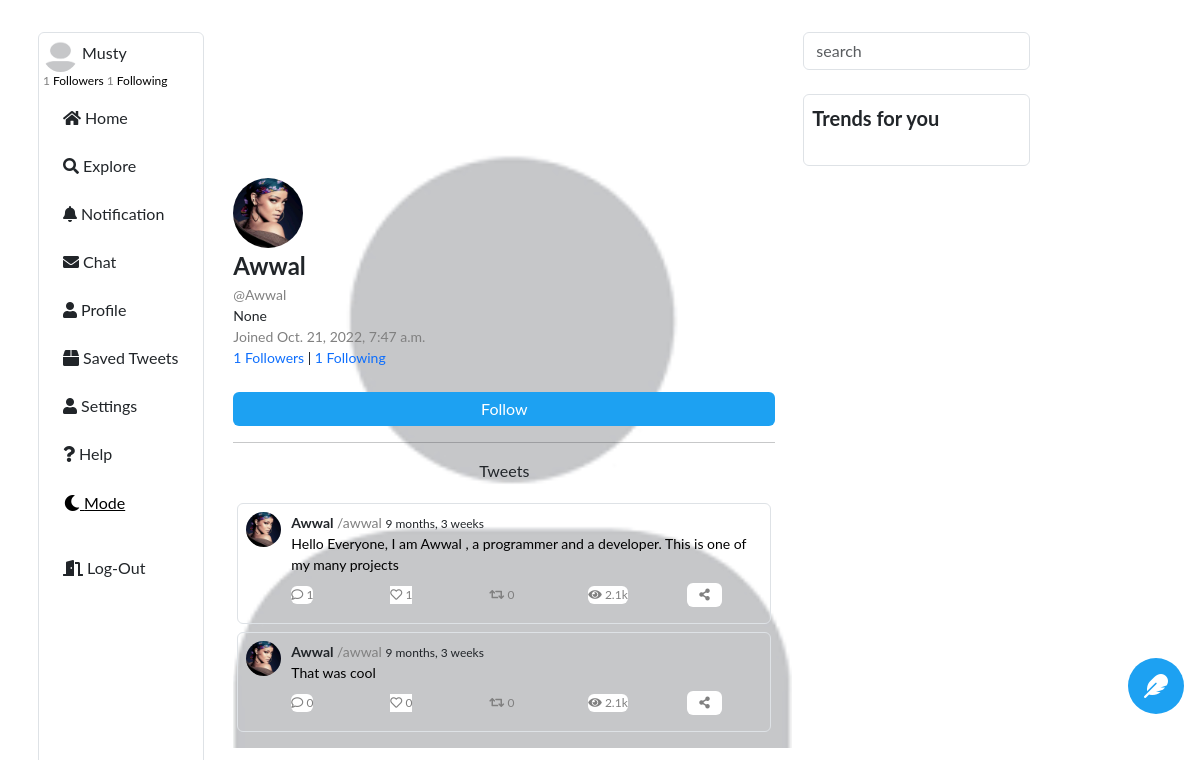
/1/prof (signed in), run on an earlier commit of the app's database.
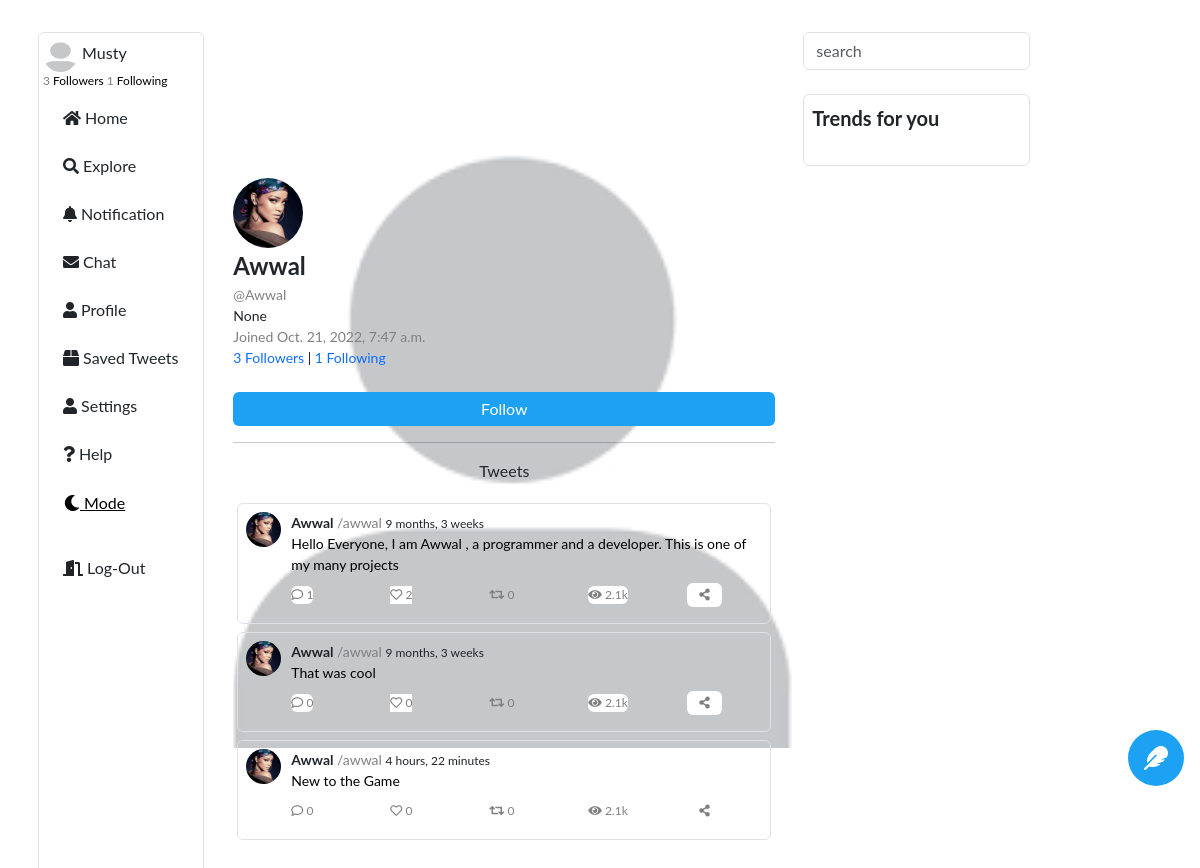
And on a later commit of the database.
### tweet/models.py (models this page shows, shortened)
class Profile(models.Model):
    user=models.OneToOneField(User, related_name='profile', on_delete=models.CASCADE)
    follower=models.ManyToManyField('self', related_name='follow', symmetrical=False, blank=True)
    date_joined=models.DateTimeField(auto_now_add=True, blank=True, null=True)
    bio=models.CharField(max_length=100, blank=True, null=True)
    location=models.CharField(max_length=100, blank=True, null=True)
    profile_photo=models.ImageField(upload_to='profileimage', default='profileimage/profile.png', null=True, blank=True)
    cover_photo=models.ImageField(upload_to='profileimage', null=True, blank=True)
    mode=models.CharField(max_length=100, default='white')
    def __str__(self):
        return self.user.username
    def get_absolute_url(self):
        return reverse('ProfileUrl', args=[self.id])

class Tweet(models.Model):
    profile=models.ForeignKey(Profile,related_name='tweet', on_delete=models.CASCADE, blank=True)
    date=models.DateTimeField(auto_now_add=True)
    body=models.TextField()
    like=models.ManyToManyField(Profile,related_name='liked', blank=True)
    comment=models.ForeignKey('self', related_name='tweet', null=True, blank=True, on_delete=models.CASCADE)
    views=models.ManyToManyField(Profile,related_name='viewed', blank=True)
    active=models.BooleanField(default=True)
    retweet=models.ManyToManyField(Profile,related_name='retweet', blank=True)
    def get_absolute_url(self):
        return reverse ('TweetDetailUrl', args=[self.id])

### tweet/views.py (the view)
# urls.py: path('<int:id>/prof', ProfileView, name='ProfileUrl'),
@login_required
def ProfileView(request, id):
    profile=Profile.objects.get(id=id)
    try:
        prof=Profile.objects.get(user__username=request.user)
    except:
        prof=''
    user=Profile.objects.get(user=request.user)
    tweets=Tweet.objects.filter(profile=profile)
    template='tweetTemplate/profile.html'
    context=dict(profile=profile, tweets=tweets, User=user, prof=prof)
    return render(request, template, context)

### template/tweetTemplate/profile.html (shortened to what this page needs)
{%extends 'base.html'%}
{%load static%}
{%block content%}
<div class='sz-14'>
{%if profile.cover_photo%}
<div class='' style='heiht:50%;boder:none' ><img class="container w-100" style="height:180px;object-fit:cover" src='{{profile.cover_photo.url}}'>
</div>
{%else%}
<div class='w-100 color-bg-p' style="height:150px"><img src="media/profile.png" alt='This user has no Cover Photo' style='background-color:black;color:white;text-align:center;font-weight:bold;font-size:16px;'>
</div>
{%endif%}
<div class='box' style='border:none'>
<img class='container p-0 rounded-circle' style='margin-top:-20px;width:70px;height:70px;object-fit:cover' src={{profile.profile_photo.url}}  />
<div class='sz-24 bold'>{{profile.user.username|title}}</div>
<div class='mesize color-t'>@{{profile.user.username|title}}</div>
<div class='mesize passie'>{{profile.bio}}</div>
<div class='desize color-t'>Joined {{profile.date_joined}}</div>
<div> <a href="{%url 'FollowerListUrl' profile.id %}" ><span class=' mesize passive'>{{profile.follower.count}} </span> Followers </a> | <a href="{%url 'FollowListUrl' profile.id %}" > <span class=' mesize passive'>{{profile.follow.count}}</span> Following  </a></div>
</div>
</div>
<br />
{%if profile.user == request.user %}
<a class='normal' href="{%url 'EditProfUrl'%}"><div class='lft ox bold center' style='color:#1DA1F2;coor:white;dispay:inline-block'>Edit Profile</div></a>
{%else%}
{%include 'tweetTemplate/follow.html' %}
{%endif%}
<hr>
<p class='insize box-border center sticky-top' style='z-index: 4;border:none;box-shadow:none' >Tweets</p>
{%include 'tweetTemplate/tweetbox.html'%}
{%endblock%}

### template/dropdown.html (shortened to what this page needs)
<div id="dropdown" class="animate__animated animate__slideInDown overflow-auto border rounded h-100 color-bg-white color-bg-dark-light m-0 p-3 p-md-1 sz-16 position-fixed" style="overlow:auto">
    {%if user.is_authenticated%}
    <img class='container p-0 rounded-circle' style='width:35px;height:35px;magin-t' src={{request.user.profile.profile_photo.url}}  />
        {{request.user}}
        <div class=''> <a class="col sz-12 color-black" href="{%url 'FollowerListUrl' request.user.profile.id%}" ><span class='sz-12 color-t' style=''>{{request.user.profile.follower.count}}</span> Followers </a><a href="{%url 'FollowListUrl' request.user.profile.id%}" class="col color-black sz-12"><span class='sz-12 color-t' style=''>{{request.user.profile.follow.count}}</span> Following  </a> </div>
        {%endif%}
        <div class="row m-2 py-2">
                <a class="navbar-brand" href="{%url 'TweetUrl'%}">
                <i class="fas fa-home">
                </i>
                <span class="">
                    Home
                </span>
            </a>
        </div>
        <div class="row m-2 py-2">
            <a class="navbar-brand" href="{%url 'TrendUrl'%}">
                <i class="fas fa-search">
                </i>
                <span class="">
                    Explore
                </span>
            </a>
        </div>
        <div class="row m-2 py-2">
            <a class="navbar-brand" href="{%url 'NotificationUrl' %}">
                <i class="fas fa-bell">
                </i>
                <span class="">
                    Notification
                </span>
            </a>
        </div>
        <div class="row m-2 py-2">
            <a class="navbar-brand" href="{%url 'chat' %}">
                <i class="fas fa-envelope">
                </i>
                <span class="">
                    Chat
                </span>
            </a>
        </div>
                <div class="row m-2 py-2">
                    <a href='{{request.user.profile.get_absolute_url}}' class='navbar-brand'>
                        <i class='fas fa-user'></i>
                        Profile
                    </a>
                </div>
                <div class='row m-2 py-2'>
                    <a href="{%url 'SaveUrl' %}" class='navbar-brand'>
                        <i class='fas fa-box pcolor'></i>
                        Saved Tweets
                    </a>
                </div>
                <div class='row m-2 py-2'>
                    <a href='' class='navbar-brand'>
                        <i class='fas fa-user pcolor'></i>
                        Settings
                    </a>
                </div>
                <div class='row m-2 py-2'>
                    <a href='' class='navbar-brand'>
                        <i class='fas fa-question pcolor'></i>
                        Help
                    </a>
                </div>
                <div class='row m-2 py-2'>
                <form method='GET' action="{%url 'ModeUrl' %}">
                    <button class='btn btn-link color-black p-0'  name='dark' value='{{request.path_info}}'>
                        <i class='fas fa-moon pcolor'></i>
                        Mode
                    </button>
                 </form>
                </div>
            {%if user.is_authenticated%}
                <div class="row m-2 py-2">
                    <a href="{%url 'account_logout'  %}" class='navbar-brand'>
                        <i class='fas fa-door-open pcolor'></i>
                        Log-Out
                    </a>
                </div>
          {%endif%}
    </div>

### template/tweetTemplate/tweetbox.html (shortened to what this page needs)
{%load custom_tags%}
<div class="row sz-14 m-1" id="tweetbox" style="">
  {%for tweet in tweets %}
    <div class="col-md-12 my-1 p-2 border rounded col-sm" id="twetbox" style="">
      <div class="row">
        <div class="col-2 col-md-1">
          <a href="{{tweet.profile.get_absolute_url}}">
            <img class="container rounded-circle p-0 m-0" loading="" src="{{tweet.profile.profile_photo.url}}" style="width:35px;height:35px;object-fit:cover"/>
          </a>
        </div>
        <div class="col">
          <div class="row ">
            <div class="col">
              <span class="bold sz-14">
                  {{tweet.profile|title}}
              </span>
              <a href="{{tweet.profile.get_absolute_url}}" >
                  <span class="color-t sz-14" style="">
                      /{{tweet.profile.user.username|lower}}
                  </span>
              </a>
              <span class="sz-12" style="">
                  {{tweet.date|timesince}}
              </span>
            </div>
          </div>
          <div class="sz-14" style="">
              <a class="color-black" href="{{tweet.get_absolute_url}}">
                  {{tweet.body|truncatechars:':280'}}
              </a>
          </div>
          <div class="row sz-12 align-items-center my-2">
            <div class="col">
                <a href="{{tweet.get_absolute_url}}?#holder">
                    <button class="btn no-border color-t color-bg-white sz-12 p-0">
                        <i class="far fa-comment">
                        </i>
                        {{tweet.tweet.count}}
                    </button>
                </a>
            </div>
            <div class="col">
                {%include 'tweetTemplate/like.html'%}
            </div>
            <div class="col">
                {%include 'tweetTemplate/retweet.html'%}
            </div>
            <div class="col">
              <button class="no-border btn color-t color-bg-white sz-12 p-0">
                <i class="fas fa-eye"></i> 2.1k
              </button>
            </div>
            <div class="col">
                <button class="no-border btn color-t color-bg-white sz-12">
                    <i class="fas fa-share-alt" style="">
                    </i>
                </button>
            </div>
          </div>
        </div>
      </div>
    </div>
  {%endfor%}
</div>

### template/tweetTemplate/like.html (shortened to what this page needs)
<button hx-get="{%url 'TweetUrl'%}" class='no-border color-bg-white sz-12 color-t p-0' hx-include='#on{{tweet.id}}' hx-swap='outerHTML' style='' onClick=''>
{%if prof in tweet.like.all%}
<i id='{{tweet.id}}' style='color:#ff00ff' class='fas fa-heart' data-fa-transform="shrink-8 fa-border"></i>
{%else%}
<i id='{{tweet.id}}' class='far fa-heart' data-fa-transform="shrink-8 fa-border"></i>
{%endif%}
 {{tweet.like.count}}
</button>

### template/tweetTemplate/retweet.html (shortened to what this page needs)
<button class='btn no-border sz-12 p-0 color-t' hx-get="{%url 'TweetUrl'%}" hx-include='#tt{{tweet.id}}' hx-swap='outerHTML' style='' onClick=''>
{%if prof in tweet.retweet.all%}
<i id='{{tweet.id}}' style='color:#757E2B' class='fas fa-retweet' data-fa-transform="shrink-8 fa-border"></i> {{tweet.retweet.count}}
{%else%}
<i id='{{tweet.id}}' class='fas fa-retweet' data-fa-transform="shrink-8 fa-border"></i>
{%endif%}
 {{tweet.retweet.count}}
</button>

What changed in the data, as far as the page shows it:
computed for Profile "None": follower.count "1" → "3"
computed for Tweet id 1: like.count "1" → "2"
added Tweet: profile.profile_photo (picture), profile "Awwal", profile.user.username "awwal", date "4 hours, 22 minutes", body "New to the Game", tweet.count "0", like.count "0", retweet.count "0"
Also different on the page:
{{ request.user.profile.follower.count }}: "1" → "3"
